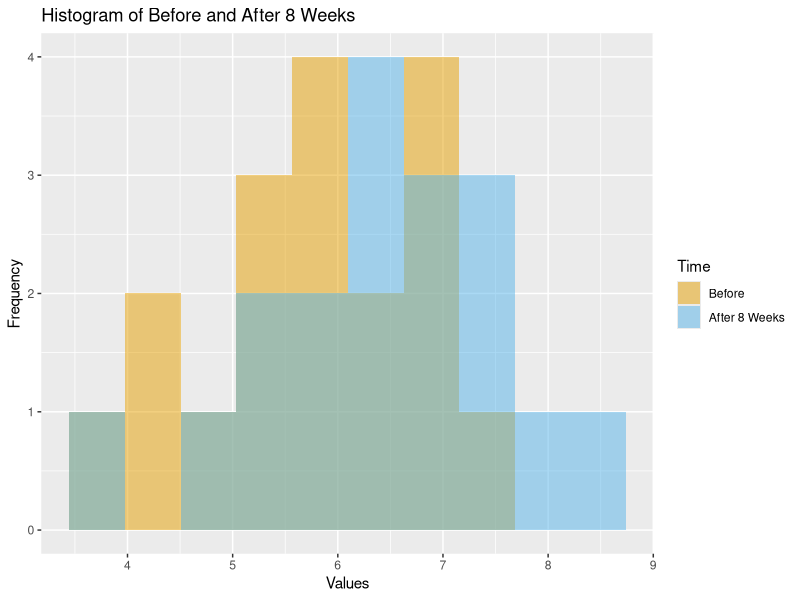
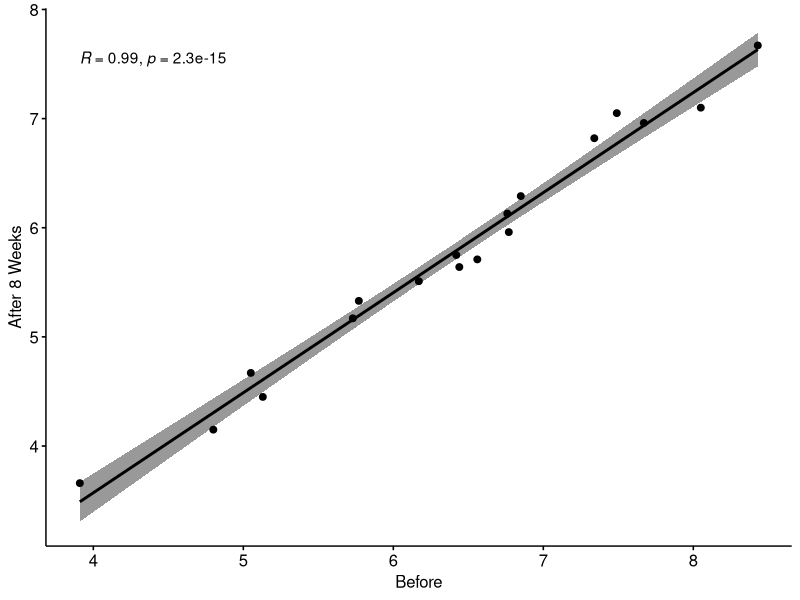
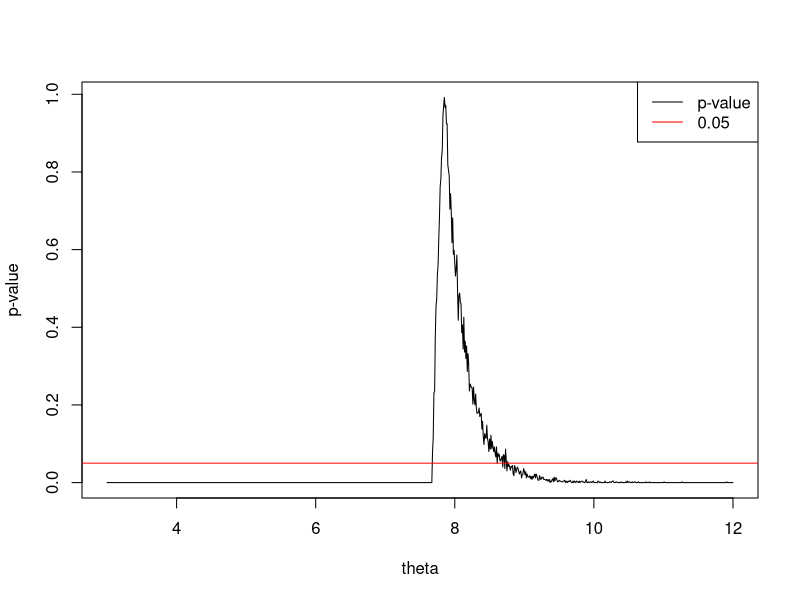
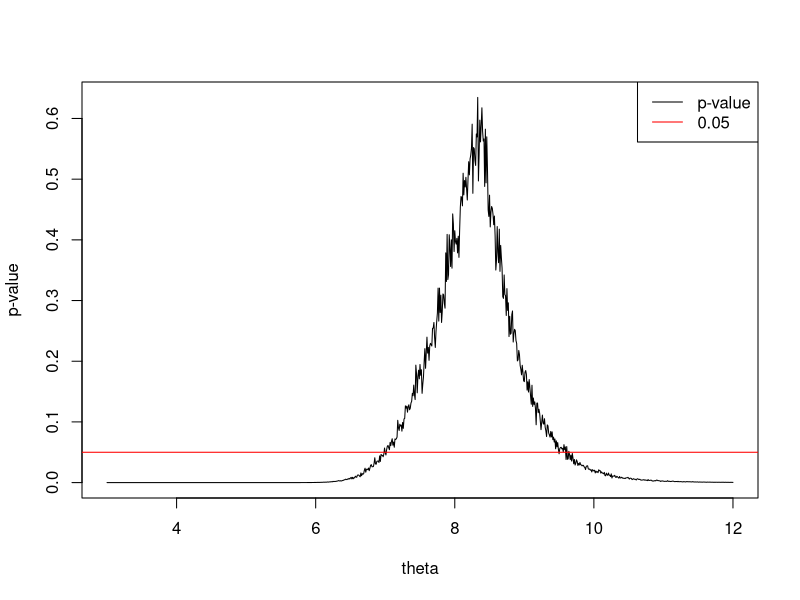

Write R code to recreate these figures, in order.
## ---- chunk 1
knitr::opts_chunk$set(echo = TRUE,warning = FALSE, message = FALSE)
## ---- chunk 2
library(ggplot2)
library(dplyr)
library(ggpubr)
data <- read.table("data/cholesterol.txt", header = TRUE, sep = " ");
print(colnames(data))

## ---- chunk 3
data_long <- data.frame(
  Time = rep(c("Before", "After 8 Weeks"), each = nrow(data)),
  Value = c(data$Before, data$After8weeks)
);
ggplot(data_long, aes(x = Value, fill = Time)) +
  geom_histogram(alpha = 0.5, position = "identity", bins = 10) +
  labs(title = "Histogram of Before and After 8 Weeks", x = "Values", y = "Frequency") +
  scale_fill_manual(values = c("#E69F00", "#56B4E9"), labels = c("Before", "After 8 Weeks"));
## ---- chunk 4
res1 <- shapiro.test(data$Before)$p.value
res2 <- shapiro.test(data$After8weeks)$p.value
cat("Pvalues are", res1, "and", res2, "..")
## ---- chunk 5

ggscatter(data, x = colnames(data)[1], y = colnames(data)[2],
          add = "reg.line",cor.coef = TRUE, conf.int = TRUE,
          cor.method = "pearson",
          xlab = "Before", ylab = "After 8 Weeks");

## ---- chunk 6
t.test(data$Before, data$After8weeks, paired = TRUE, alternative = "two.sided");
## ---- chunk 7
wilcox.test(data$Before, data$After8weeks, paired = TRUE, alternative = "two.sided");
## ---- chunk 8
nsamples <- 1000;

theta <- replicate(nsamples, max(sample(data$After8weeks,size=18, replace = TRUE)));
cat("The confidence interval of the max is:",quantile(theta, c(0.025, 0.975)),"\n");
## ---- chunk 9
nsamples <- 1000;
thetas <- seq(3, 12, by = .01);
t <- max(data$After8weeks)
p_vals <- numeric(length(thetas));
for (i in 1:length(thetas)) {
  res <- replicate(nsamples,max(runif(18,3, thetas[i])))
  pl=sum(res<t)/nsamples
  pr=sum(res>t)/nsamples
  p_vals[i]=2*min(pl,pr)
}

plot(thetas, p_vals, type = "l", xlab = "theta", ylab = "p-value");
abline(h = 0.05, col = "red");
legend("topright", legend = c("p-value", "0.05"),
       col = c("black", "red"), lty = c(1, 1));
## ---- chunk 10
thetas <- seq(3, 12, by = .01);

# Loop over theta values and perform bootstrap test
ks_res <- numeric();
p_vals <- numeric(length(thetas));
for (i in 1:length(thetas)) {
  theta <- thetas[i];
  cur_unif <- runif(10000,3,thetas[i]);
  p_vals[i] <- ks.test(data$After8weeks, cur_unif)['p.value'];
}

## ---- chunk 11
plot(thetas, p_vals, type = "l", xlab = "theta", ylab = "p-value");
abline(h = 0.05, col = "red");
legend("topright", legend = c("p-value", "0.05"),
       col = c("black", "red"), lty = c(1, 1));

## ---- chunk 12
binom_e <- binom.test(sum(data$After8weeks < 6), nrow(data), alternative = "less")
cat("The p-value does not reject the H0 at alpha=0.05: p-value =",binom_e$p.value)
## ---- chunk 13
prop <- mean(data$After8weeks < 4.5)
cat("The fraction of cholesterol levels <4.5 is", prop, "..")

## ---- chunk 14
binom_e <- binom.test(sum(data$After8weeks < 4.5), nrow(data), p = 0.25, alternative = "less")
cat("No, the fraction <4.5 is not less than 25%, with p=",binom_e$p.value)
